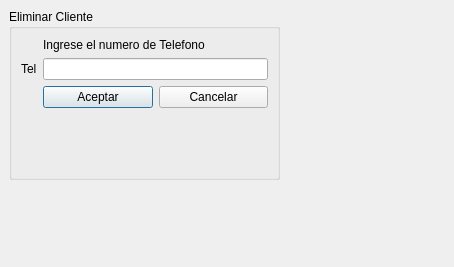
<?xml version="1.0" encoding="UTF-8"?>
<ui version="4.0">
 <class>DialogEliminarCliente</class>
 <widget class="QDialog" name="DialogEliminarCliente">
  <property name="geometry">
   <rect>
    <x>0</x>
    <y>0</y>
    <width>454</width>
    <height>267</height>
   </rect>
  </property>
  <property name="windowTitle">
   <string>Dialog</string>
  </property>
  <widget class="QGroupBox" name="groupBox">
   <property name="geometry">
    <rect>
     <x>9</x>
     <y>9</y>
     <width>271</width>
     <height>171</height>
    </rect>
   </property>
   <property name="title">
    <string>Eliminar Cliente</string>
   </property>
   <layout class="QFormLayout" name="formLayout_2">
    <item row="0" column="1">
     <widget class="QLabel" name="label_2">
      <property name="text">
       <string>Ingrese el numero de Telefono</string>
      </property>
     </widget>
    </item>
    <item row="1" column="0">
     <widget class="QLabel" name="label">
      <property name="text">
       <string>Tel</string>
      </property>
     </widget>
    </item>
    <item row="1" column="1">
     <widget class="QLineEdit" name="lineEdit_Telefono"/>
    </item>
    <item row="2" column="1">
     <layout class="QHBoxLayout" name="horizontalLayout">
      <item>
       <widget class="QPushButton" name="pushButton">
        <property name="text">
         <string>Aceptar</string>
        </property>
       </widget>
      </item>
      <item>
       <widget class="QPushButton" name="pushButton_2">
        <property name="text">
         <string>Cancelar</string>
        </property>
       </widget>
      </item>
     </layout>
    </item>
   </layout>
  </widget>
 </widget>
 <resources/>
 <connections/>
</ui>
